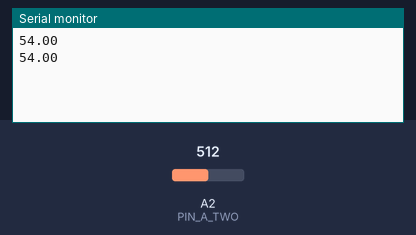
The sketch below on a simulated Arduino Uno, built with avr-gcc and run on an emulated ATmega328P. On the bench: the last lines printed to the serial monitor. The test bench sets the inputs (shaded band); at power-on: A2 (PIN_A_TWO) = 512.

Above: at 1.8 s.
1.9 s: A2 (PIN_A_TWO) set to 716
At 2.8 s:
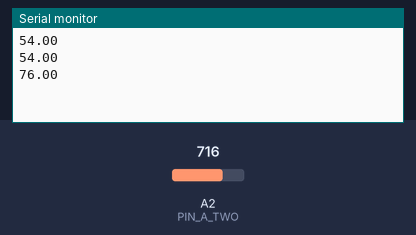
3.4 s: A2 (PIN_A_TWO) set to 900
At 4.8 s:
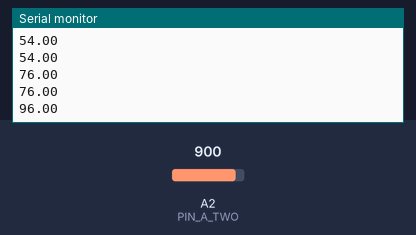
Timing chart, 0 to 6.4 s (numbered marks = the images above; inputs shaded):
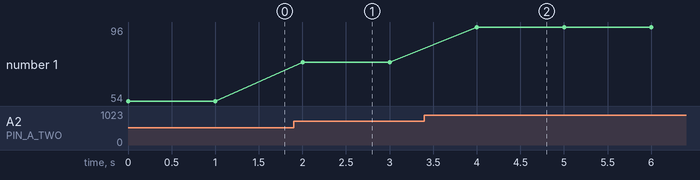

Measured:
- after the input at 1.9 s, the serial monitor: prints a new line after 0.10 s (image 1)
- after the input at 3.4 s, the serial monitor: prints a new line after 0.60 s (image 2)
- plotted number 1: 54 → 76 after the input at 1.9 s, 76 → 96 after the input at 3.4 s

The sketch:

app.ino
```cpp
#define PIN_A_TWO A2

void setup() {
  analogReference(INTERNAL);
  Serial.begin(9600);
}

float convertTemperatureToCelcius(int value) {
  float celcius = 9.31;
  int converted_value = value / celcius;
  return converted_value;
}

void loop() {
  int value = analogRead(PIN_A_TWO);
  float read_temperature = convertTemperatureToCelcius(value);
  Serial.println(read_temperature);
  delay(1000);
}
```
